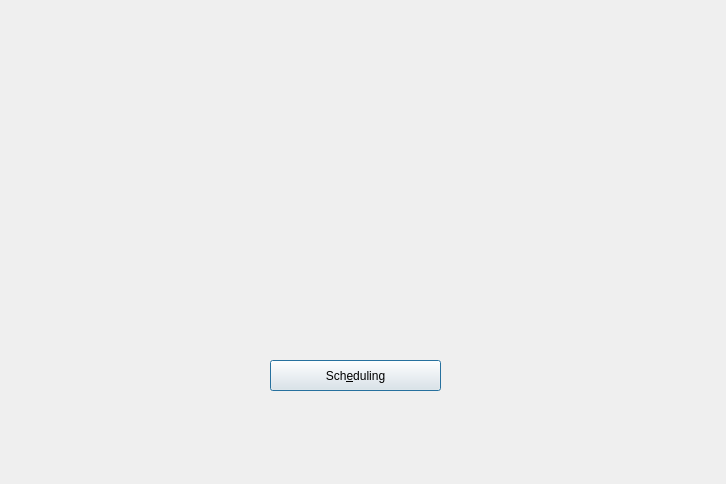
<?xml version="1.0" encoding="UTF-8"?>
<ui version="4.0">
 <class>MainWindow</class>
 <widget class="QDialog" name="MainWindow">
  <property name="windowModality">
   <enum>Qt::ApplicationModal</enum>
  </property>
  <property name="enabled">
   <bool>true</bool>
  </property>
  <property name="geometry">
   <rect>
    <x>0</x>
    <y>0</y>
    <width>726</width>
    <height>484</height>
   </rect>
  </property>
  <property name="minimumSize">
   <size>
    <width>726</width>
    <height>484</height>
   </size>
  </property>
  <property name="maximumSize">
   <size>
    <width>726</width>
    <height>484</height>
   </size>
  </property>
  <property name="windowTitle">
   <string>Visualization of Scheduling Algorithms</string>
  </property>
  <widget class="QPushButton" name="pushButton">
   <property name="geometry">
    <rect>
     <x>270</x>
     <y>360</y>
     <width>171</width>
     <height>31</height>
    </rect>
   </property>
   <property name="text">
    <string>Sch&amp;eduling</string>
   </property>
  </widget>
  <widget class="QLabel" name="label">
   <property name="geometry">
    <rect>
     <x>160</x>
     <y>100</y>
     <width>201</width>
     <height>221</height>
    </rect>
   </property>
   <property name="text">
    <string/>
   </property>
   <property name="pixmap">
    <pixmap>images/Menu002.png</pixmap>
   </property>
   <property name="scaledContents">
    <bool>true</bool>
   </property>
  </widget>
  <widget class="QLabel" name="label_2">
   <property name="geometry">
    <rect>
     <x>360</x>
     <y>100</y>
     <width>211</width>
     <height>221</height>
    </rect>
   </property>
   <property name="text">
    <string/>
   </property>
   <property name="pixmap">
    <pixmap>images/Menu001.png</pixmap>
   </property>
   <property name="scaledContents">
    <bool>true</bool>
   </property>
  </widget>
 </widget>
 <resources/>
 <connections/>
</ui>
